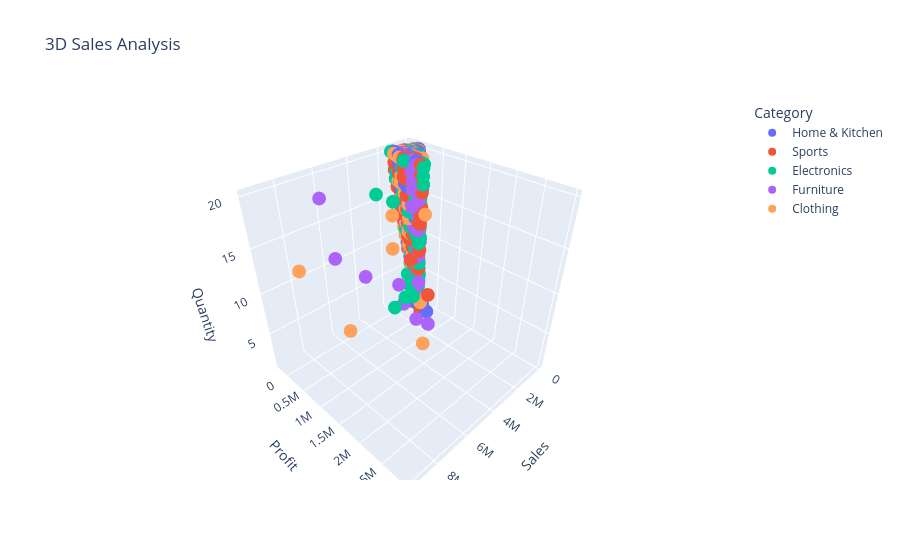

This figure's notebook cell:
### Markdown cell above
**Code Cell 1
3D Scatter Plot**

### Code cell
# Use: ML visualization, clustering, presentations.

import pandas as pd
import plotly.express as px

df = pd.read_csv("../datasets/raw/sales.csv")

fig = px.scatter_3d(
    df,
    x="Sales",
    y="Profit",
    z="Quantity",
    color="Category",
    title="3D Sales Analysis"
)

fig.show()

### Figure 1 — Plotly figure (JSON) as saved in the notebook; plotly's stock layout.template omitted (floating-point values rounded to 4 significant figures; data arrays with more than 128 entries replaced by an {"elided": "..."} marker saying what was removed)
{"data": [{"hovertemplate": "Category=Home & Kitchen<br>Sales=%{x}<br>Profit=%{y}<br>Quantity=%{z}<extra></extra>", "legendgroup": "Home & Kitchen", "marker": {"color": "#636efa", "symbol": "circle"}, "mode": "markers", "name": "Home & Kitchen", "scene": "scene", "showlegend": true, "type": "scatter3d", "x": {"elided": "2033 float values"}, "y": {"elided": "2033 float values"}, "z": {"elided": "2033 int values"}}, {"hovertemplate": "Category=Sports<br>Sales=%{x}<br>Profit=%{y}<br>Quantity=%{z}<extra></extra>", "legendgroup": "Sports", "marker": {"color": "#EF553B", "symbol": "circle"}, "mode": "markers", "name": "Sports", "scene": "scene", "showlegend": true, "type": "scatter3d", "x": {"elided": "1980 float values"}, "y": {"elided": "1980 float values"}, "z": {"elided": "1980 int values"}}, {"hovertemplate": "Category=Electronics<br>Sales=%{x}<br>Profit=%{y}<br>Quantity=%{z}<extra></extra>", "legendgroup": "Electronics", "marker": {"color": "#00cc96", "symbol": "circle"}, "mode": "markers", "name": "Electronics", "scene": "scene", "showlegend": true, "type": "scatter3d", "x": {"elided": "2060 float values"}, "y": {"elided": "2060 float values"}, "z": {"elided": "2060 int values"}}, {"hovertemplate": "Category=Furniture<br>Sales=%{x}<br>Profit=%{y}<br>Quantity=%{z}<extra></extra>", "legendgroup": "Furniture", "marker": {"color": "#ab63fa", "symbol": "circle"}, "mode": "markers", "name": "Furniture", "scene": "scene", "showlegend": true, "type": "scatter3d", "x": {"elided": "1987 float values"}, "y": {"elided": "1987 float values"}, "z": {"elided": "1987 int values"}}, {"hovertemplate": "Category=Clothing<br>Sales=%{x}<br>Profit=%{y}<br>Quantity=%{z}<extra></extra>", "legendgroup": "Clothing", "marker": {"color": "#FFA15A", "symbol": "circle"}, "mode": "markers", "name": "Clothing", "scene": "scene", "showlegend": true, "type": "scatter3d", "x": {"elided": "2040 float values"}, "y": {"elided": "2040 float values"}, "z": {"elided": "2040 int values"}}], "layout": {"legend": {"title": {"text": "Category"}, "tracegroupgap": 0}, "scene": {"domain": {"x": [0, 1], "y": [0, 1]}, "xaxis": {"title": {"text": "Sales"}}, "yaxis": {"title": {"text": "Profit"}}, "zaxis": {"title": {"text": "Quantity"}}}, "title": {"text": "3D Sales Analysis"}}}
